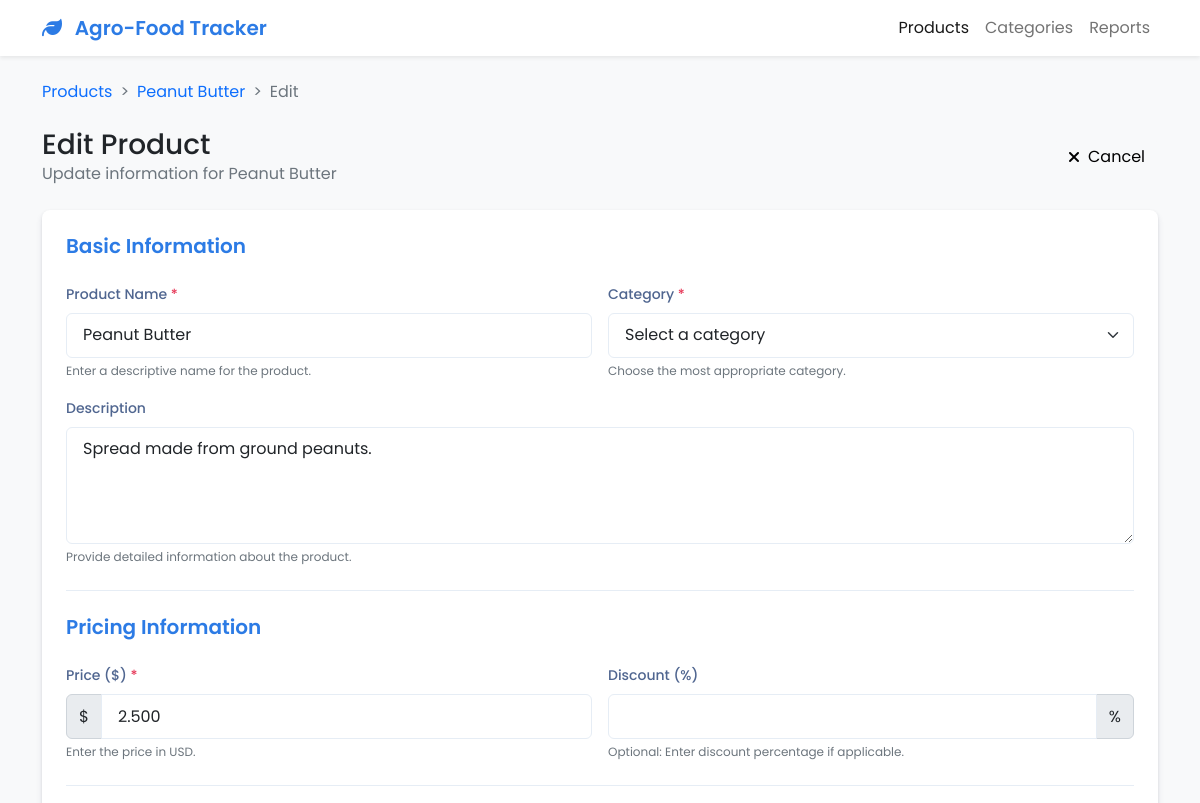
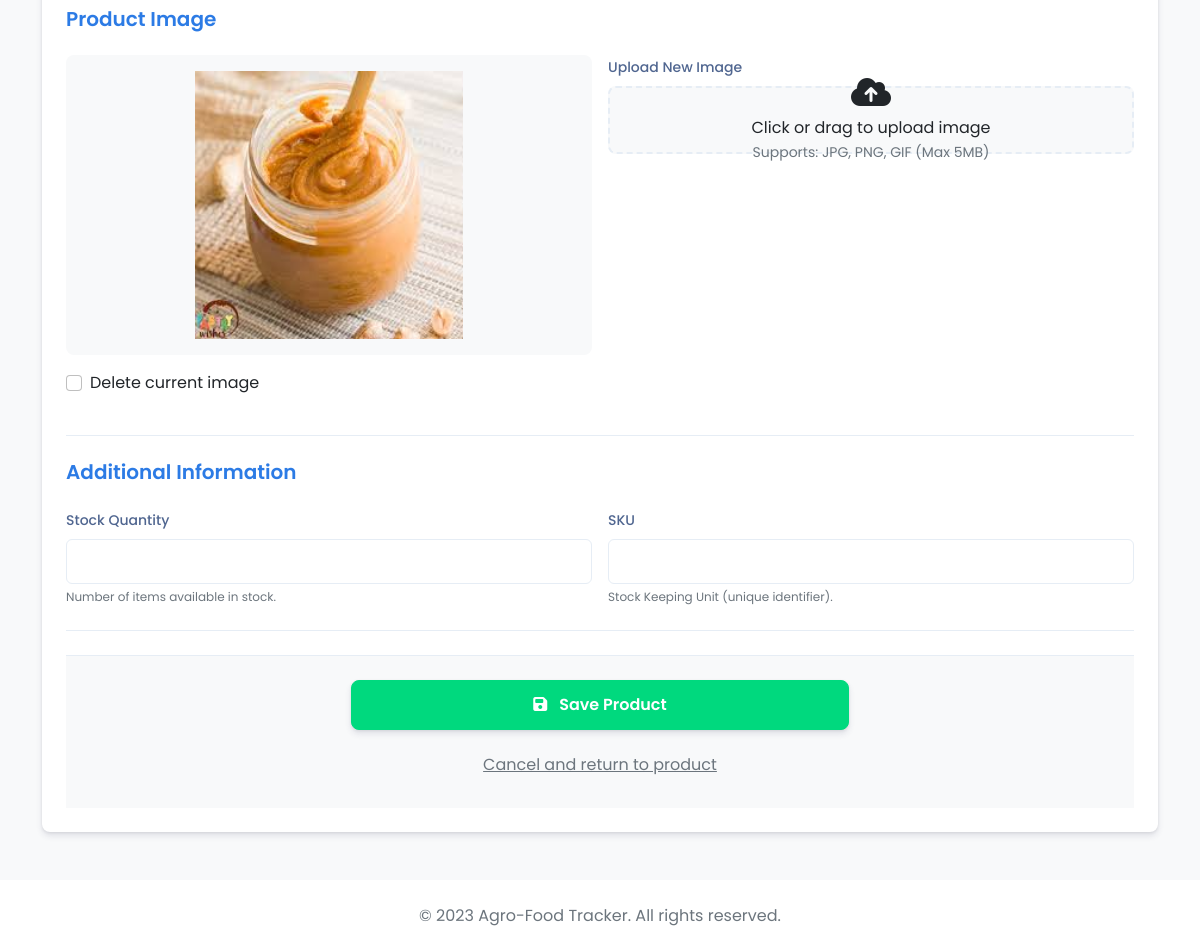
The app's page /edit/102/ with its own data (2 pictures, top to bottom).
### products/models.py (models this page shows, shortened)
class Product(models.Model):
    CATEGORY_CHOICES = [
        ('Fruits', 'Fruits'),
        ('Vegetables', 'Vegetables'),
        ('Dairy', 'Dairy'),
        ('Grains', 'Grains'),
        ('Meat', 'Meat'),
        ('Processed', 'Processed Foods'),
        ('Other', 'Other'),
    ]
    name = models.CharField(max_length=100)
    category = models.CharField(max_length=100, choices=CATEGORY_CHOICES)
    description = models.TextField()
    price = models.DecimalField(
        max_digits=10,
        decimal_places=3,
        validators=[MinValueValidator(0.001)]
    )
    image = models.ImageField(upload_to='product_images/', blank=True, null=True)
    created_at = models.DateTimeField(default=timezone.now)
    updated_at = models.DateTimeField(auto_now=True)
    class Meta:
        ordering = ['-created_at']
        verbose_name = 'Product'
        verbose_name_plural = 'Products'

### products/views.py (the view)
# urls.py: path('edit/<int:pk>/', views.product_edit, name='product_edit'),
def product_edit(request, pk):
    product = get_object_or_404(Product, pk=pk)
    if request.method == 'POST':
        form = ProductForm(request.POST, request.FILES, instance=product)
        if form.is_valid():
            product = form.save()
            messages.success(request, f'Product "{product.name}" was successfully updated!')
            return redirect('product_list')
        else:
            messages.error(request, 'There was an error with your submission. Please check the form.')
    else:
        form = ProductForm(instance=product)
    return render(request, 'products/product_edit.html', {'form': form, 'product': product})

### products/forms.py
class ProductForm(forms.ModelForm):
    class Meta:
        model = Product
        fields = ['name', 'category', 'description', 'price', 'image']
        widgets = {
            'name': forms.TextInput(attrs={'class': 'form-control', 'placeholder': 'Product name'}),
            'category': forms.Select(attrs={'class': 'form-control'}),
            'description': forms.Textarea(attrs={'class': 'form-control', 'rows': 4, 'placeholder': 'Product description'}),
            'price': forms.NumberInput(attrs={'class': 'form-control', 'min': '0.01', 'step': '0.01', 'placeholder': '0.00'}),
            'image': forms.FileInput(attrs={'class': 'form-control-file'}),
        }

### products/templates/products/product_edit.html (shortened to what this page needs)
<!DOCTYPE html>
<html lang="en">
<head>
    <link href="https://cdn.jsdelivr.net/npm/bootstrap@5.2.3/dist/css/bootstrap.min.css" rel="stylesheet">
    <link rel="stylesheet" href="https://cdnjs.cloudflare.com/ajax/libs/font-awesome/6.2.0/css/all.min.css">
    <link rel="stylesheet" href="https://cdn.jsdelivr.net/npm/flatpickr/dist/flatpickr.min.css">
</head>
<body>
<nav class="navbar navbar-expand-lg navbar-light bg-white shadow-sm mb-4">
    <div class="container">
        <a class="navbar-brand" href="#">
            <i class="fas fa-leaf me-2"></i>
            Agro-Food Tracker
        </a>
        <div class="collapse navbar-collapse" id="navbarNav">
            <ul class="navbar-nav ms-auto">
                <li class="nav-item">
                    <a class="nav-link active" href="#">Products</a>
                </li>
                <li class="nav-item">
                    <a class="nav-link" href="#">Categories</a>
                </li>
                <li class="nav-item">
                    <a class="nav-link" href="#">Reports</a>
                </li>
            </ul>
        </div>
    </div>
</nav>
<div class="container">
    <nav aria-label="breadcrumb">
        <ol class="breadcrumb">
            <li class="breadcrumb-item"><a href="{% url 'product_list' %}" class="text-decoration-none">Products</a></li>
            <li class="breadcrumb-item"><a href="{% url 'product_view' product.id %}" class="text-decoration-none">{{ product.name }}</a></li>
            <li class="breadcrumb-item active" aria-current="page">Edit</li>
        </ol>
    </nav>
    <div class="d-flex justify-content-between align-items-center mb-4">
        <div>
            <h1 class="h3 mb-0">Edit Product</h1>
            <p class="text-muted mb-0">Update information for {{ product.name }}</p>
        </div>
        <div>
            <a href="{% url 'product_view' product.id %}" class="btn btn-light btn-icon">
                <i class="fas fa-times"></i> Cancel
            </a>
        </div>
    </div>
    <div class="card">
        <div class="card-body p-4">
            <form method="post" enctype="multipart/form-data" novalidate>
                <div class="form-section">
                    <h5 class="section-title">Basic Information</h5>
                    <div class="row g-3">
                        <div class="col-md-6">
                            <label for="id_name" class="form-label required-label">Product Name</label>
                            <input type="text" class="form-control {% if form.name.errors %}is-invalid{% endif %}" id="id_name" name="name" value="{{ form.name.value|default:product.name }}" required>
                            <div class="form-text">Enter a descriptive name for the product.</div>
                        </div>
                        <div class="col-md-6">
                            <label for="id_category" class="form-label required-label">Category</label>
                            <select class="form-select {% if form.category.errors %}is-invalid{% endif %}" id="id_category" name="category" required>
                                <option value="" {% if not form.category.value and not product.category %}selected{% endif %}>Select a category</option>
                            </select>
                            <div class="form-text">Choose the most appropriate category.</div>
                        </div>
                        <div class="col-md-12">
                            <label for="id_description" class="form-label">Description</label>
                            <textarea class="form-control {% if form.description.errors %}is-invalid{% endif %}" id="id_description" name="description" rows="4">{{ form.description.value|default:product.description }}</textarea>
                            <div class="form-text">Provide detailed information about the product.</div>
                        </div>
                    </div>
                </div>
                <div class="form-section">
                    <h5 class="section-title">Pricing Information</h5>
                    <div class="row g-3">
                        <div class="col-md-6">
                            <label for="id_price" class="form-label required-label">Price ($)</label>
                            <div class="input-group">
                                <span class="input-group-text">$</span>
                                <input type="number" class="form-control {% if form.price.errors %}is-invalid{% endif %}" id="id_price" name="price" value="{{ form.price.value|default:product.price }}" step="0.01" min="0" required>
                            </div>
                            <div class="form-text">Enter the price in USD.</div>
                        </div>
                        <div class="col-md-6">
                            <label for="id_discount" class="form-label">Discount (%)</label>
                            <div class="input-group">
                                <input type="number" class="form-control {% if form.discount.errors %}is-invalid{% endif %}" id="id_discount" name="discount" value="{{ form.discount.value|default:'' }}" min="0" max="100">
                                <span class="input-group-text">%</span>
                            </div>
                            <div class="form-text">Optional: Enter discount percentage if applicable.</div>
                        </div>
                    </div>
                </div>
                <div class="form-section">
                    <h5 class="section-title">Product Image</h5>
                    <div class="row g-3">
                        <div class="col-md-6">
                            {% if product.image %}
                                <img src="{{ product.image.url }}" alt="{{ product.name }}" class="image-preview mb-3" id="image-preview">
                                <div class="form-check mb-3">
                                    <input class="form-check-input" type="checkbox" id="id_delete_image" name="delete_image">
                                    <label class="form-check-label" for="id_delete_image">
                                        Delete current image
                                    </label>
                                </div>
                            {% endif %}
                        </div>
                        <div class="col-md-6">
                            <label for="id_image" class="form-label">Upload New Image</label>
                            <div class="file-upload mb-3">
                                <div class="file-upload-btn">
                                    <div class="text-center">
                                        <i class="fas fa-cloud-upload-alt fa-2x mb-2"></i>
                                        <p class="mb-0">Click or drag to upload image</p>
                                        <small class="text-muted">Supports: JPG, PNG, GIF (Max 5MB)</small>
                                    </div>
                                </div>
                            </div>
                        </div>
                    </div>
                </div>
                <div class="form-section">
                    <h5 class="section-title">Additional Information</h5>
                    <div class="row g-3">
                        <div class="col-md-6">
                            <label for="id_stock" class="form-label">Stock Quantity</label>
                            <input type="number" class="form-control" id="id_stock" name="stock" value="{{ form.stock.value|default:'' }}" min="0">
                            <div class="form-text">Number of items available in stock.</div>
                        </div>
                        <div class="col-md-6">
                            <label for="id_sku" class="form-label">SKU</label>
                            <input type="text" class="form-control" id="id_sku" name="sku" value="{{ form.sku.value|default:'' }}">
                            <div class="form-text">Stock Keeping Unit (unique identifier).</div>
                        </div>
                    </div>
                </div>
                <div class="form-actions text-center">
                    <div class="row">
                        <div class="col-md-6 offset-md-3">
                            <button type="submit" class="btn btn-success btn-lg save-btn w-100">
                                <i class="fas fa-save"></i> Save Product
                            </button>
                            <div class="d-flex justify-content-center mt-3">
                                <a href="{% url 'product_view' product.id %}" class="btn btn-link text-muted">
                                    Cancel and return to product
                                </a>
                            </div>
                        </div>
                    </div>
                </div>
            </form>
        </div>
    </div>
</div>
<footer class="bg-white py-4 mt-5">
    <div class="container">
        <div class="row">
            <div class="col-12 text-center">
                <p class="text-muted mb-0">&copy; 2023 Agro-Food Tracker. All rights reserved.</p>
            </div>
        </div>
    </div>
</footer>
</body>
</html>

### products/templates/products/product_edit.html (style rules this page uses)
body { font-family: 'Poppins', sans-serif; background-color: #f8f9fa; color: #212529; }
.navbar-brand { font-weight: 600; color: #2c7be5; }
.card { border-radius: 0.5rem; box-shadow: 0 4px 6px rgba(50, 50, 93, 0.11), 0 1px 3px rgba(0, 0, 0, 0.08); border: none; }
.btn-success { background-color: #00d97e; border-color: #00d97e; }
.btn-icon { display: inline-flex; align-items: center; }
.btn-icon i { margin-right: 0.5rem; }
.form-label { font-weight: 500; color: #506690; font-size: 0.875rem; }
.form-control, .form-select { border-color: #e6edf5; padding: 0.6rem 1rem; }
.form-text { font-size: 0.75rem; }
.breadcrumb-item + .breadcrumb-item::before { content: ">"; }
.breadcrumb { margin-bottom: 1.5rem; }
.form-section { border-bottom: 1px solid #e6edf5; padding-bottom: 1.5rem; margin-bottom: 1.5rem; }
.section-title { color: #2c7be5; font-weight: 600; margin-bottom: 1.5rem; }
.image-preview { width: 100%; max-height: 300px; border-radius: 0.5rem; object-fit: contain; background-color: #f8f9fa; padding: 1rem; margin-bottom: 1rem; }
.file-upload { position: relative; }
.file-upload-btn { position: absolute; top: 0; right: 0; bottom: 0; left: 0; z-index: 0; display: flex; align-items: center; justify-content: center; border: 2px dashed #e6edf5; border-radius: 0.5rem; background-color: #f8f9fa; padding: 2rem; transition: all 0.3s ease; }
.required-label::after { content: " *"; color: #e63757; }
.save-btn { padding: 0.75rem 2rem; font-weight: 600; font-size: 1rem; box-shadow: 0 4px 6px rgba(50, 50, 93, 0.11), 0 1px 3px rgba(0, 0, 0, 0.08); }
.save-btn i { margin-right: 0.5rem; }
.form-actions { padding: 1.5rem; background-color: #f8f9fa; border-top: 1px solid #e6edf5; margin-top: 1rem; }

### records on screen
Product: name "Peanut Butter", description "Spread made from ground peanuts.", price "2.500", image (picture)
